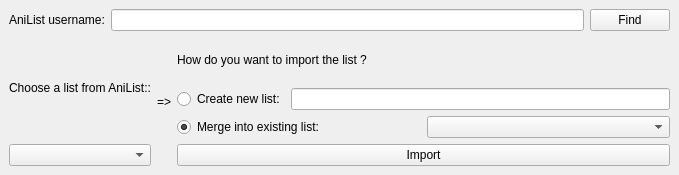
<?xml version="1.0" encoding="UTF-8"?>
<ui version="4.0">
 <class>AniListImport</class>
 <widget class="QMainWindow" name="AniListImport">
  <property name="geometry">
   <rect>
    <x>0</x>
    <y>0</y>
    <width>679</width>
    <height>175</height>
   </rect>
  </property>
  <property name="windowTitle">
   <string>MainWindow</string>
  </property>
  <widget class="QWidget" name="centralwidget">
   <layout class="QVBoxLayout" name="verticalLayout_3" stretch="0,1">
    <item>
     <layout class="QHBoxLayout" name="horizontalLayout">
      <item>
       <widget class="QLabel" name="label">
        <property name="text">
         <string>AniList username:</string>
        </property>
       </widget>
      </item>
      <item>
       <widget class="QLineEdit" name="userNameLineEdit"/>
      </item>
      <item>
       <widget class="QPushButton" name="findUserButton">
        <property name="text">
         <string>Find</string>
        </property>
       </widget>
      </item>
     </layout>
    </item>
    <item>
     <layout class="QHBoxLayout" name="horizontalLayout_4">
      <item>
       <layout class="QVBoxLayout" name="verticalLayout" stretch="0,0">
        <item>
         <widget class="QLabel" name="label_2">
          <property name="text">
           <string>Choose a list from AniList::</string>
          </property>
         </widget>
        </item>
        <item>
         <widget class="QComboBox" name="aniListListsComboBox"/>
        </item>
       </layout>
      </item>
      <item>
       <widget class="QLabel" name="label_3">
        <property name="text">
         <string>=&gt;</string>
        </property>
       </widget>
      </item>
      <item>
       <layout class="QVBoxLayout" name="verticalLayout_2">
        <item>
         <widget class="QLabel" name="label_4">
          <property name="text">
           <string>How do you want to import the list ?</string>
          </property>
         </widget>
        </item>
        <item>
         <layout class="QHBoxLayout" name="horizontalLayout_2">
          <item>
           <widget class="QRadioButton" name="radioButton_2">
            <property name="text">
             <string>Create new list:</string>
            </property>
            <property name="checked">
             <bool>false</bool>
            </property>
           </widget>
          </item>
          <item>
           <widget class="QLineEdit" name="newListLineEdit"/>
          </item>
         </layout>
        </item>
        <item>
         <layout class="QHBoxLayout" name="horizontalLayout_3">
          <item>
           <widget class="QRadioButton" name="radioButton">
            <property name="text">
             <string>Merge into existing list:</string>
            </property>
            <property name="checked">
             <bool>true</bool>
            </property>
           </widget>
          </item>
          <item>
           <widget class="QComboBox" name="comboBox_2"/>
          </item>
         </layout>
        </item>
        <item>
         <widget class="QPushButton" name="importButton">
          <property name="text">
           <string>Import</string>
          </property>
         </widget>
        </item>
       </layout>
      </item>
     </layout>
    </item>
   </layout>
  </widget>
 </widget>
 <resources/>
 <connections/>
</ui>
